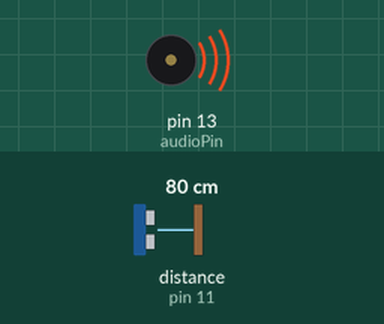
Simulated run of this sketch. Board: Arduino Uno, built with avr-gcc and run on an emulated ATmega328P. On the bench: buzzer (waves = sounding). Wiring (inferred from the names in the program): range finder with pulse-width output: data pin 11. The inputs (shaded band) are chosen by the test bench; at power-on: distance to the obstacle (sensor on pin 11) 80 cm. The echo pulse lasts 58.3 µs per cm; what the sketch prints to the serial monitor is not drawn.

Above: at 0.1 s.
At 2.2 s:
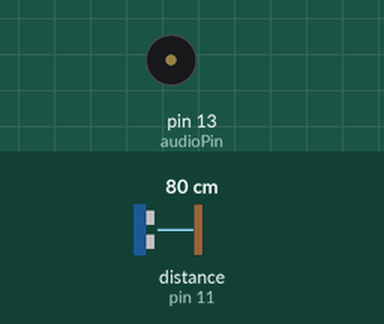
Timing chart, 0 to 3.7 s (numbered marks = the images above):
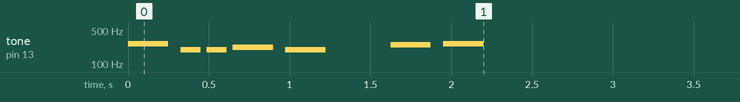

The sketch:

TestUltrasuoni.ino
```cpp
/*
  Nome: TestUltrasuoni.ino
  -------------------------------------------------------------
  Semplice programma per misurare la distanza tramite HC-SR04
  -------------------------------------------------------------

  Autore : Ferrarini Fabio - www.robotics-3d.com
           www.artigianitecnologici.it

  Data : 27/09/2014
  Revisione :
*/
#include "pitches.h"


const int signalPin = 12;
const int echoPin = 11;
const int audioPin = 13;

int distance = 0;            // distanza ostacolo
const int numOfReadings = 3; // numero letture
int readings[numOfReadings]; // memorizza le letture in un array
int arrayIndex = 0;          //
int total = 0;               // Totale
int avgDistance = 0;         // Media
int debug =1;
const long baud = 9600;
String pDist;


void setup()
{
  Serial.begin(baud);
  //
  pinMode(audioPin, OUTPUT);
  // Esegue una melodia
  PlayMelody();

}

void loop()
{
  distance = getDistance();

  total = total - readings[arrayIndex]; //
  readings[arrayIndex] = distance;      //
  total = total + readings[arrayIndex]; //
  arrayIndex++;                         //

  //
  if (arrayIndex >= numOfReadings)  {
    arrayIndex = 0;
  }

  // calcola la media della distanza
  avgDistance = total / numOfReadings;
  pDist = String(avgDistance);
  Serial.print("distanza:");
  Serial.println(pDist);

 }

// Funzione di calcolo della distanza
long getDistance()
{
  unsigned long pulseTime;
  unsigned long distance;

  pinMode(signalPin, OUTPUT);
  digitalWrite(signalPin, LOW);      //
  delayMicroseconds(2);              // 2 microsecondi
  digitalWrite(signalPin, HIGH);     // send a trigger pulse
  delayMicroseconds(10);             // 10 microsecondi
  digitalWrite(signalPin, LOW);      // signal pin low waiting for echo pulse

  pinMode(signalPin, INPUT);
  pulseTime = pulseIn(echoPin, HIGH); // read echo pulse length in microseconds
  distance = pulseTime/58;            // distance in centimeters

  return distance;
}
```

pitches.h
```cpp
 #define NOTE_B0  31
 #define NOTE_C1  33
 #define NOTE_CS1 35
 #define NOTE_D1  37
 #define NOTE_DS1 39
 #define NOTE_E1  41
 #define NOTE_F1  44
 #define NOTE_FS1 46
 #define NOTE_G1  49
 #define NOTE_GS1 52
 #define NOTE_A1  55
 #define NOTE_AS1 58
 #define NOTE_B1  62
 #define NOTE_C2  65
 #define NOTE_CS2 69
 #define NOTE_D2  73
 #define NOTE_DS2 78
 #define NOTE_E2  82
 #define NOTE_F2  87
 #define NOTE_FS2 93
 #define NOTE_G2  98
 #define NOTE_GS2 104
 #define NOTE_A2  110
 #define NOTE_AS2 117
 #define NOTE_B2  123
 #define NOTE_C3  131
 #define NOTE_CS3 139
 #define NOTE_D3  147
 #define NOTE_DS3 156
 #define NOTE_E3  165
 #define NOTE_F3  175
 #define NOTE_FS3 185
 #define NOTE_G3  196
 #define NOTE_GS3 208
 #define NOTE_A3  220
 #define NOTE_AS3 233
 #define NOTE_B3  247
 #define NOTE_C4  262
 #define NOTE_CS4 277
 #define NOTE_D4  294
 #define NOTE_DS4 311
 #define NOTE_E4  330
 #define NOTE_F4  349
 #define NOTE_FS4 370
 #define NOTE_G4  392
 #define NOTE_GS4 415
 #define NOTE_A4  440
 #define NOTE_AS4 466
 #define NOTE_B4  494
 #define NOTE_C5  523
 #define NOTE_CS5 554
 #define NOTE_D5  587
 #define NOTE_DS5 622
 #define NOTE_E5  659
 #define NOTE_F5  698
 #define NOTE_FS5 740
 #define NOTE_G5  784
 #define NOTE_GS5 831
 #define NOTE_A5  880
 #define NOTE_AS5 932
 #define NOTE_B5  988
 #define NOTE_C6  1047
 #define NOTE_CS6 1109
 #define NOTE_D6  1175
 #define NOTE_DS6 1245
 #define NOTE_E6  1319
 #define NOTE_F6  1397
 #define NOTE_FS6 1480
 #define NOTE_G6  1568
 #define NOTE_GS6 1661
 #define NOTE_A6  1760
 #define NOTE_AS6 1865
 #define NOTE_B6  1976
 #define NOTE_C7  2093
 #define NOTE_CS7 2217
 #define NOTE_D7  2349
 #define NOTE_DS7 2489
 #define NOTE_E7  2637
 #define NOTE_F7  2794
 #define NOTE_FS7 2960
 #define NOTE_G7  3136
 #define NOTE_GS7 3322
 #define NOTE_A7  3520
 #define NOTE_AS7 3729
 #define NOTE_B7  3951
 #define NOTE_C8  4186
 #define NOTE_CS8 4435
 #define NOTE_D8  4699
 #define NOTE_DS8 4978
```

sound.ino
```cpp
/*
  Nome: sound.ino
  -------------------------------------------------------------
  Libreria per gestire i suoni
  -------------------------------------------------------------
  Autore : Ferrarini Fabio - www.robotics-3d.com
           www.artigianitecnologici.it

  Data : 27/09/2014
*/
void PlayMelody()
{

  int melody[] = {NOTE_C4,NOTE_G3,NOTE_G3,NOTE_A3,NOTE_G3,0,NOTE_B3,NOTE_C4};
  int noteDurations[] = {4,8,8,4,4,4,4,4};
  for (byte Note = 0; Note < 8; Note++)
  {
    int noteDuration = 1000/noteDurations[Note];
    tone(audioPin,melody[Note],noteDuration);
    int pauseBetweenNotes = noteDuration * 1.30;
    delay(pauseBetweenNotes);
  }
}
void beep(){
   tone(audioPin,NOTE_C7,100);

}

void beeperr(){

   tone(audioPin,NOTE_B3, 200);
   delay(29);
   tone(audioPin,NOTE_C4,200);
   delay(29);
   tone(audioPin,NOTE_B3,200);
}
```
